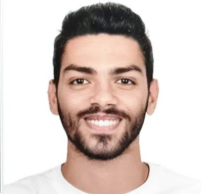
#> input picture TA_ALI/TA_ALI.png, 202 x 194 px, found by its file name
$ jupyter execute playing.ipynb
#> lines starting #> are read from the running program, lines starting #| are printed output that depends on the picture
[cell 1]
import cv2
import matplotlib.pyplot as plt
import numpy as np
import os
import random

# Load the image
image_path = 'TA_ALI.png'

if not os.path.exists(image_path):
    print(f"Image {image_path} not found. Please make sure it exists.")
else:
    img = cv2.imread(image_path)
#> img is the input picture: shape (194, 202, 3); mean B, G, R 196.9, 202.4, 215.9
    img = cv2.cvtColor(img, cv2.COLOR_BGR2RGB)

    # Get dimensions
    h, w, _ = img.shape
#> h = 194; w = 202

    # Calculate piece size for 4x4 (16 parts)
    n_rows, n_cols = 8, 8
    piece_h = h // n_rows
#> piece_h = 24
    piece_w = w // n_cols
#> piece_w = 25

    pieces = []
    for r in range(n_rows):
        for c in range(n_cols):
            y = r * piece_h
            x = c * piece_w
            piece = img[y:y+piece_h, x:x+piece_w]
            pieces.append(piece)
#> after the loop, pieces = 64 items

    # Shuffle pieces
    random.shuffle(pieces)

    # Reconstruct shuffled image
    shuffled_img = np.zeros_like(img)
    for i, piece in enumerate(pieces):
        r = i // n_cols
        c = i % n_cols
        y = r * piece_h
        x = c * piece_w
        shuffled_img[y:y+piece_h, x:x+piece_w] = piece
#> this loop made 64 passes
#> (r, c, y, x) on passes 1 to 12: (0, 0, 0, 0), (0, 1, 0, 25), (0, 2, 0, 50), (0, 3, 0, 75), (0, 4, 0, 100), (0, 5, 0, 125), (0, 6, 0, 150), (0, 7, 0, 175), (1, 0, 24, 0), (1, 1, 24, 25), (1, 2, 24, 50), (1, 3, 24, 75)
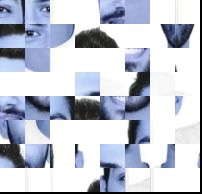
#> shuffled_img: shape (194, 202, 3); mean of channels 0, 1, 2 210.9, 197.5, 192.1; drawn as B, G, R

    # Save shuffled image
    save_path = 'TA_ALI8X8.png'
    # Convert back to BGR for saving with OpenCV
    cv2.imwrite(save_path, cv2.cvtColor(shuffled_img, cv2.COLOR_RGB2BGR))
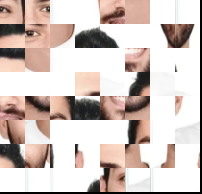
#> saved as TA_ALI8X8.png: shape (194, 202, 3); mean B, G, R 192.1, 197.5, 210.9
    print(f"Saved shuffled image to {save_path}")

    # Display
    plt.figure(figsize=(10, 5))

    # Original
    plt.subplot(1, 2, 1)
    plt.imshow(img)
    plt.title("Original")
    plt.axis('off')

    # Shuffled
    plt.subplot(1, 2, 2)
    plt.imshow(shuffled_img)
    plt.title("Shuffled Puzzle")
    plt.axis('off')

    plt.tight_layout()
    plt.show()
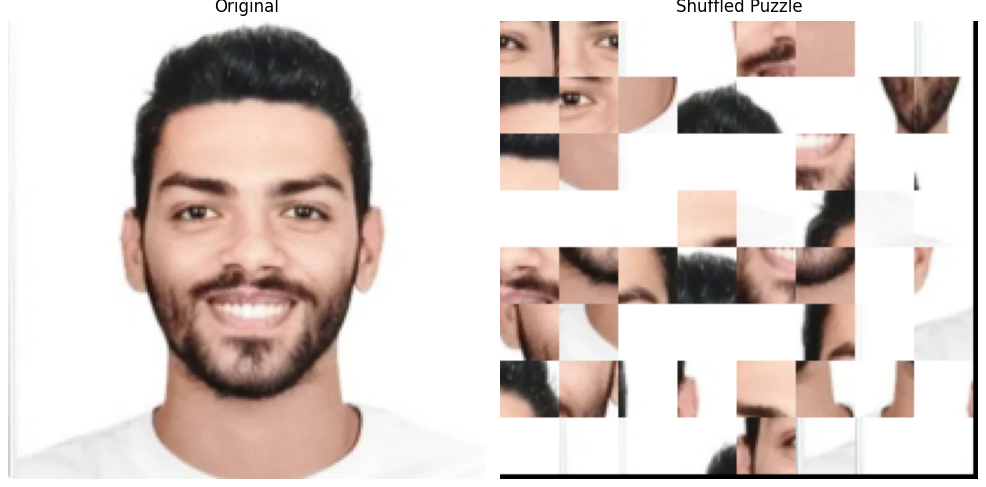
#> figure drawn by matplotlib, 2 panels
